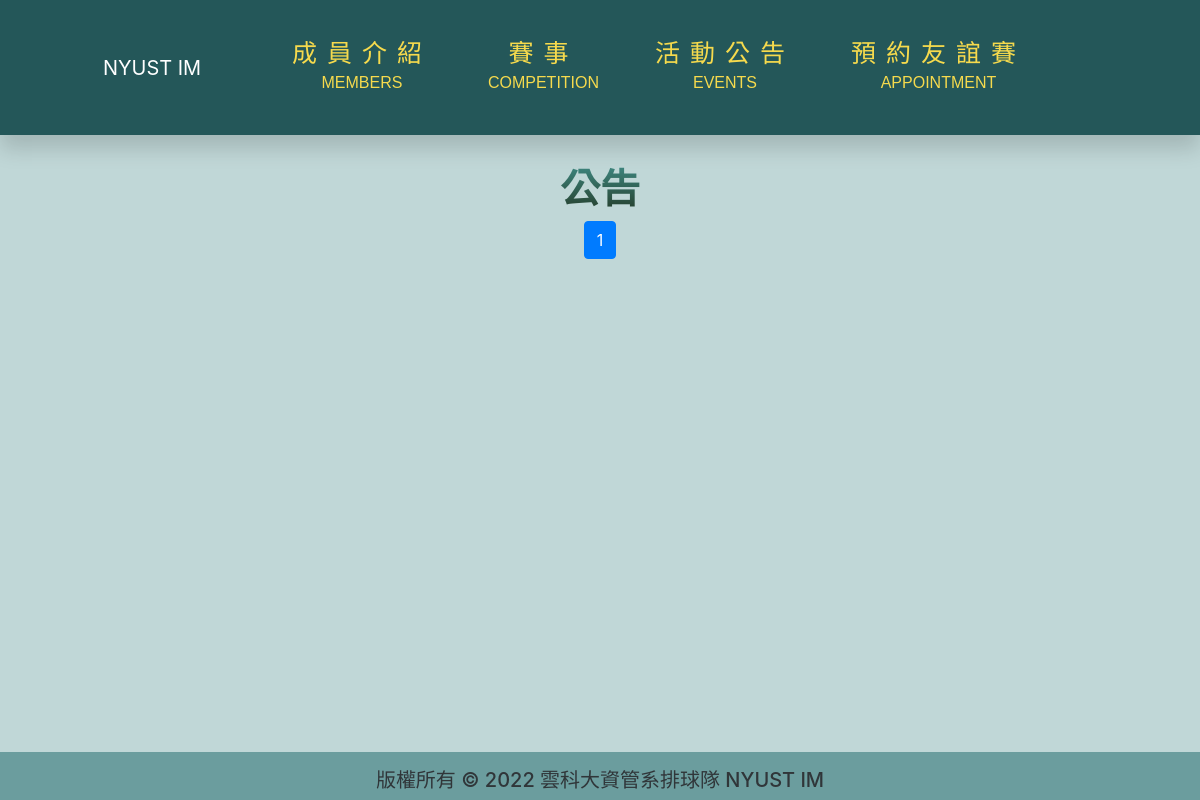
/events/, run on an earlier commit of the app's database.
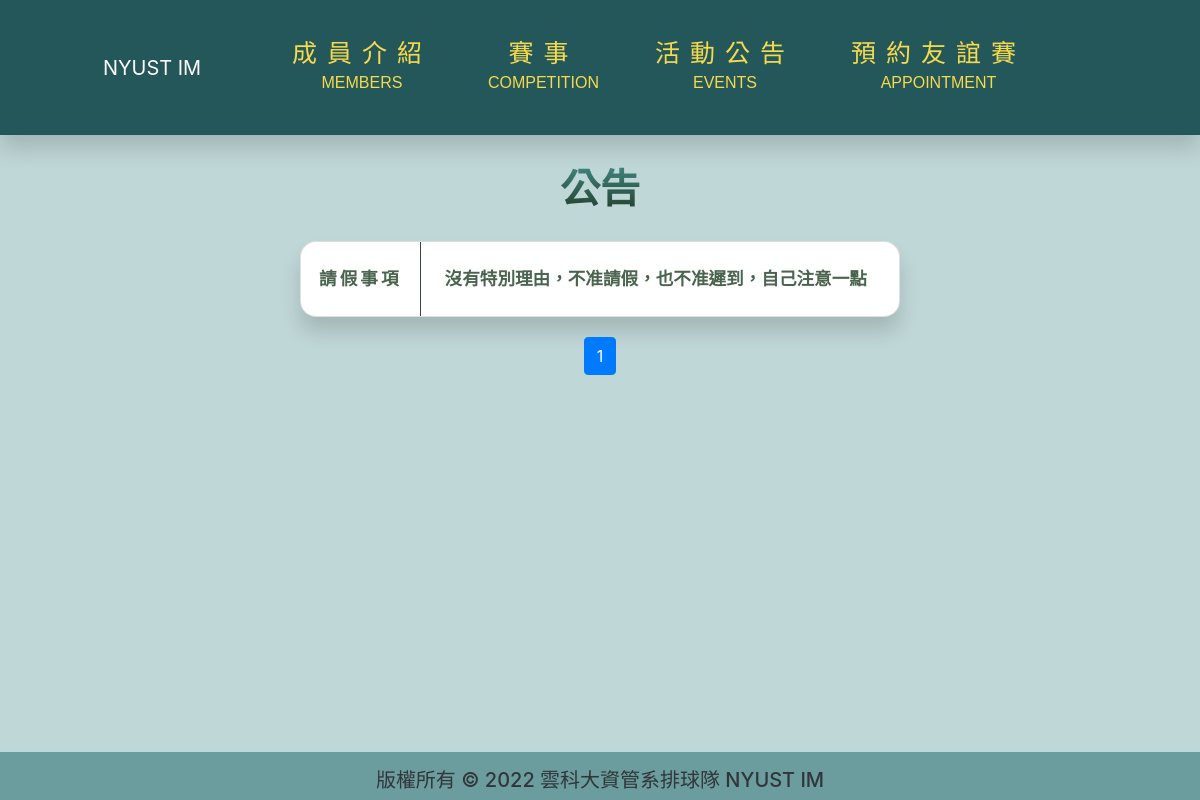
And on a later commit of the database.
### Frontend/models.py (models this page shows, shortened)
class Events(models.Model):
    type = models.CharField(max_length=4, verbose_name="類型")
    content = models.TextField(verbose_name='內容')
    created_date = models.DateField(default=timezone.now,verbose_name='建立日期')
    update_date = models.DateField(auto_now=True, verbose_name='更新日期')
    class Meta:
        verbose_name = "活動公告"   # 單數
        verbose_name_plural = verbose_name   #複數

### Frontend/views.py (the view)
# urls.py: path('events/', views.events, name="events"),
def events(request):
    events = Events.objects.all().order_by('id')
    paginator = Paginator(events, 10)
    page = request.GET.get('page')
    events = paginator.get_page(page)
    print("總共有",paginator.num_pages,"頁")
    print("多少資料",paginator.object_list)
    print(events.paginator.page_range)
    context = {
        'events':events
    }
    return render(request, "events/events.html", context)

### templates/events/events.html (shortened to what this page needs)
{% extends 'base/base.html' %}
{% block import %}
{% load static%}
<link rel="stylesheet" href="{% static 'css/events/events.css' %}">
{% endblock %}
{% block main %}
{% include 'base/header.html' %}
<div class="title text-center">
    <h1 class="font-weight-bold">公告</h1>
</div>
<div class="container-fluid">
    {% for e in events %}
    <div class="row">
        <div class="card shadow font-weight-bold">
            <div class="type">
                {{ e.type }}
            </div>
            <div class="content">
                {{ e.content }}
            </div>
        </div>
    </div>
    {% endfor %}
    <ul class="pagination" style="justify-content: center;">
      {% for i in events.paginator.page_range %}
        <li class="page-item {% if i == events.number %} active{% endif %}">
          <a class="page-link" href="?page={{ i }}">{{ i }}</a>
        </li>
      {% endfor %}
  </ul>
</div>
{% include 'base/footer.html' %}
{% endblock %}

What changed in the data, as far as the page shows it:
added Events: type "請假事項", content "沒有特別理由，不准請假，也不准遲到，自己注意一點"
